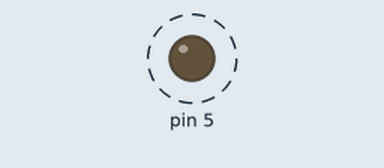
Bench run of a sketch on a simulated Arduino Uno, built with avr-gcc and run on an emulated ATmega328P. On the bench: output pins drawn as LEDs (lit = HIGH). Dashed ring = blinking.

Above: at 0.09 s.
Timing chart, 0 to 3.0 s (numbered marks = the images above):
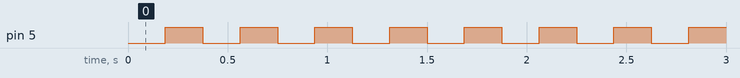

The sketch:

Timer.ino
```cpp
#include <avr/io.h>
#include <avr/interrupt.h>
#include <avr/sleep.h>

int main()
{
	uint16_t  Count;

	DDRD |= (1 << PD5);

	TCCR1A = 0b00000000;
	TCCR1B = 0b00000101;

	TCNT1 = 0;
	while ( 1) {
		Count = TCNT1;
		if ( (PORTD & (1 << PD5)) && (Count > 2929)) {
			PORTD &= ~(1 << PD5);
			TCNT1 = 0;
			Count = 0;
		}
		if ( !(PORTD & (1 << PD5)) && (Count > 2929)) {
			PORTD |= (1 << PD5);
			TCNT1 = 0;
		}
	}
}
```

Measured:
- by itself, pin 5: alternates HIGH for 0.19 s and LOW for 0.19 s
